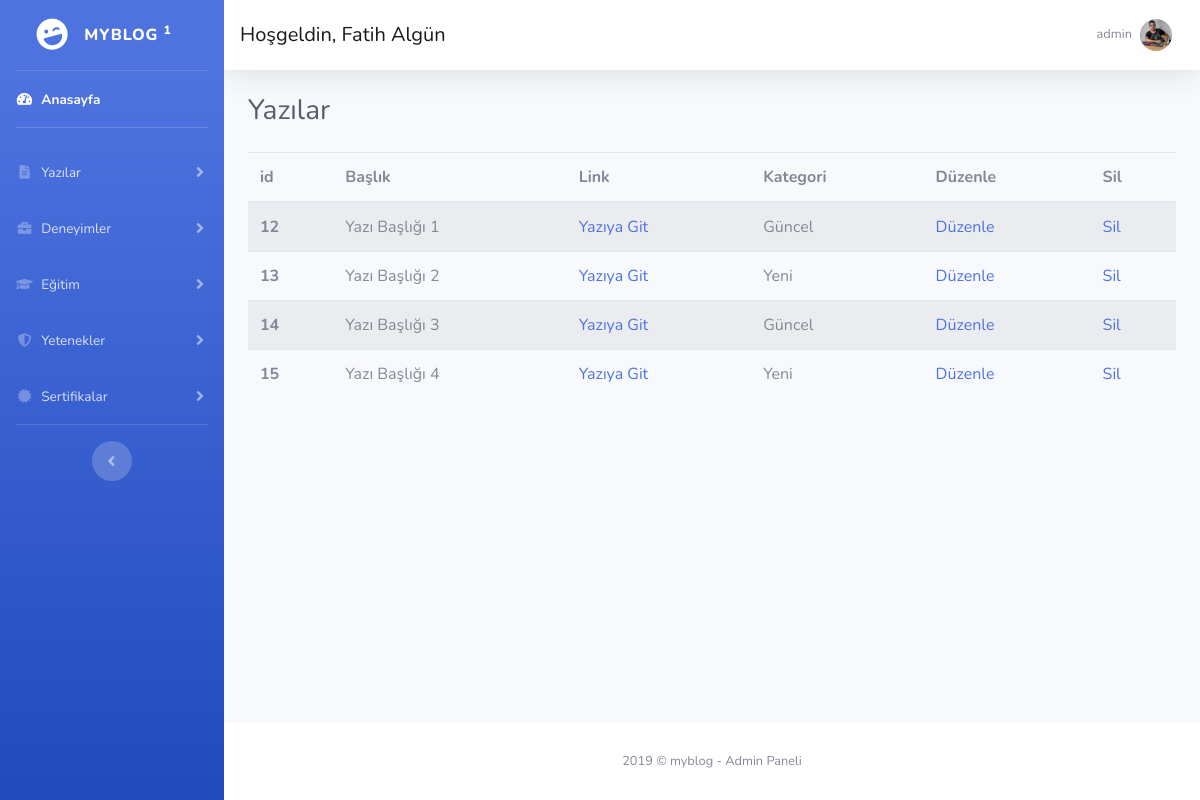
/admin/index.php?sayfa=yaziliste (signed in), run on the app's committed database.
### tables this page shows
CREATE TABLE `yazilar` (
  `id` int(11) NOT NULL,
  `yazi_baslik` varchar(255) NOT NULL,
  `link` varchar(255) NOT NULL,
  `yazi_metni` text NOT NULL,
  `kategori` varchar(255) NOT NULL,
  `resim` varchar(255) NOT NULL,
  `tarih` datetime NOT NULL
);

### admin/index.php (called while the page is built, shortened)
<?php
if (isset($_SESSION['giris'])){
	include 'functions/globalfunctions.php';
	include 'pages/header.php';
	include 'pages/navs.php';
	include 'pages/navbar.php';
	yonlendir();
	include 'pages/footer.php';
}
else
{
	include 'pages/login.php';
}

### admin/functions/db.php (called while the page is built, shortened)
<?php
class DB {
	static $pdo = null;
	static $charset = 'UTF8';
	static $last_stmt = null;
	public static function instance()
	{
		return
			self::$pdo == null ?
				self::init() :
				self::$pdo;
	}
	public static function init()
	{
		self::$pdo = new PDO(
			'mysql:host=' . MYSQL_HOST .';dbname=' . MYSQL_DB,
			MYSQL_USER,
			MYSQL_PASS
		);
		self::$pdo->exec('SET NAMES `' . self::$charset . '`');
		self::$pdo->setAttribute(PDO::ATTR_DEFAULT_FETCH_MODE, PDO::FETCH_OBJ);
		return self::$pdo;
	}
	public static function query($query, $bindings = null)
	{
		if(is_null($bindings))
		{
			if(!self::$last_stmt = self::instance()->query($query))
				return false;
		}
		else
		{
			self::$last_stmt = self::prepare($query);
			if(!self::$last_stmt->execute($bindings))
				return false;
		}
		return self::$last_stmt;
	}
	public static function getRow($query, $bindings = null)
	{
		if(!$stmt = self::query($query, $bindings))
			return false;
		return $stmt->fetch();
	}
	public static function get($query, $bindings = null)
	{
		if(!$stmt = self::query($query, $bindings))
			return false;
		$result = array();
		foreach($stmt as $row)
			$result[] = $row;
		return $result;
	}
	public static function __callStatic($name, $arguments)
	{
		return call_user_func_array(
			array(self::instance(), $name),
			$arguments
		);
	}
}

### admin/pages/yaziliste.php (the view, shortened to what this page needs)
        <div class="container-fluid">
	<div class="d-sm-flex align-items-center justify-content-between mb-4 ">
       <h1 class="h3 mb-0 text-gray-800">Yazılar</h1> </div>
	<?php $yazilar = cokluvericek('yazilar'); ?>
	<table class="table table-striped table-responsive-xl">
  <thead>
    <tr>
      <th scope="col">id</th>
      <th scope="col">Başlık</th>
      <th scope="col">Link</th>
      <th scope="col">Kategori</th>
	  <th scope="col">Düzenle</th>
	  <th scope="col">Sil</th>
    </tr>
  </thead>
  <tbody>
	<?php foreach ($yazilar as $yazi) {
    echo '<tr>
      <th scope="row">' . $yazi -> id . '</th>
	  <td>'. $yazi -> yazi_baslik .'</td>
      <td> <a target="_blank" href="../index.php?sayfa=oku&yazi=' . $yazi -> link . '">Yazıya Git</a></td>
      <td>'. $yazi -> kategori .'</td>
	  <td> <a href="index.php?sayfa=yaziduzenle&id='. $yazi -> id .'"> Düzenle </a></td>
	  <td> <a href="index.php?sayfa=delete&tablo=yazilar&sil='. $yazi -> id.'"> Sil </a></td>
    </tr>';
	} ?>
  </tbody>
</table>
        </div>

### admin/pages/navbar.php (shortened to what this page needs)
<?php if (defined('guvenlik')!=True) die('Git Buradan!');
$kullanici = teksatircek('login', 'id ', '1');
?>
	<div id="content-wrapper" class="d-flex flex-column">
      <div id="content">
        <nav class="navbar navbar-expand navbar-light bg-white topbar mb-4 static-top shadow">
		  <span class="navbar-brand">Hoşgeldin, <?php echo $kullanici -> name ?></span>
          <ul class="navbar-nav ml-auto">
            <li class="nav-item dropdown no-arrow">
              <a class="nav-link dropdown-toggle" href="#" id="userDropdown" role="button" data-toggle="dropdown" aria-haspopup="true" aria-expanded="false">
                <span class="mr-2 d-none d-lg-inline text-gray-600 small"><?php echo $kullanici -> user ?></span>
                <img class="img-profile rounded-circle" src="<?php echo $kullanici -> resim ?>">
              </a>
            </li>
          </ul>
        </nav>

### data on the page
yazilar: id "12", yazi_baslik "Yazı Başlığı 1", kategori "Güncel"
yazilar: id "13", yazi_baslik "Yazı Başlığı 2", kategori "Yeni"
yazilar: id "14", yazi_baslik "Yazı Başlığı 3", kategori "Güncel"
yazilar: id "15", yazi_baslik "Yazı Başlığı 4", kategori "Yeni"

### other printed values
$kullanici -> name "Fatih Algün"
$kullanici -> user "admin"
